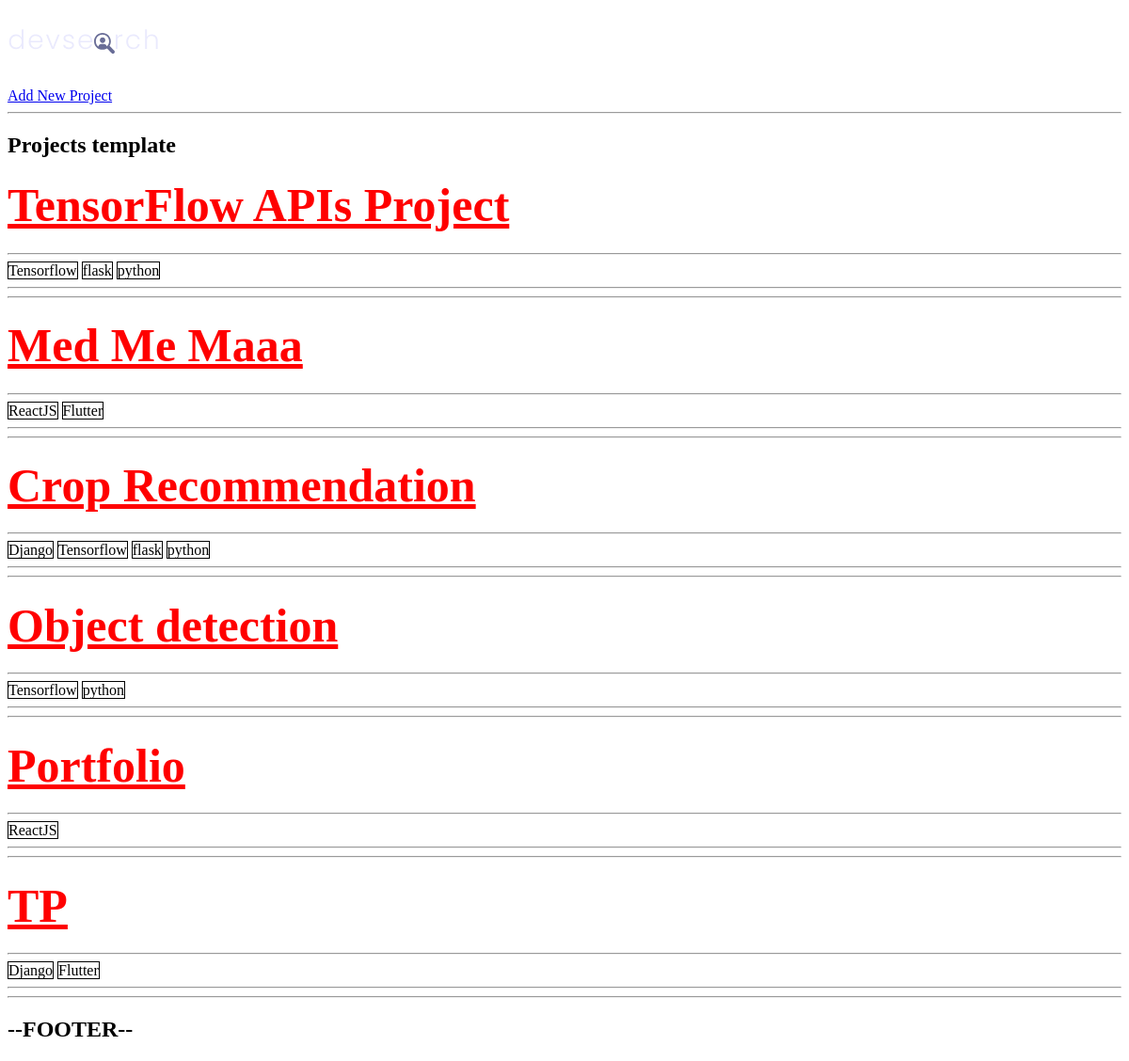
Before: /projects/ with the older database file.
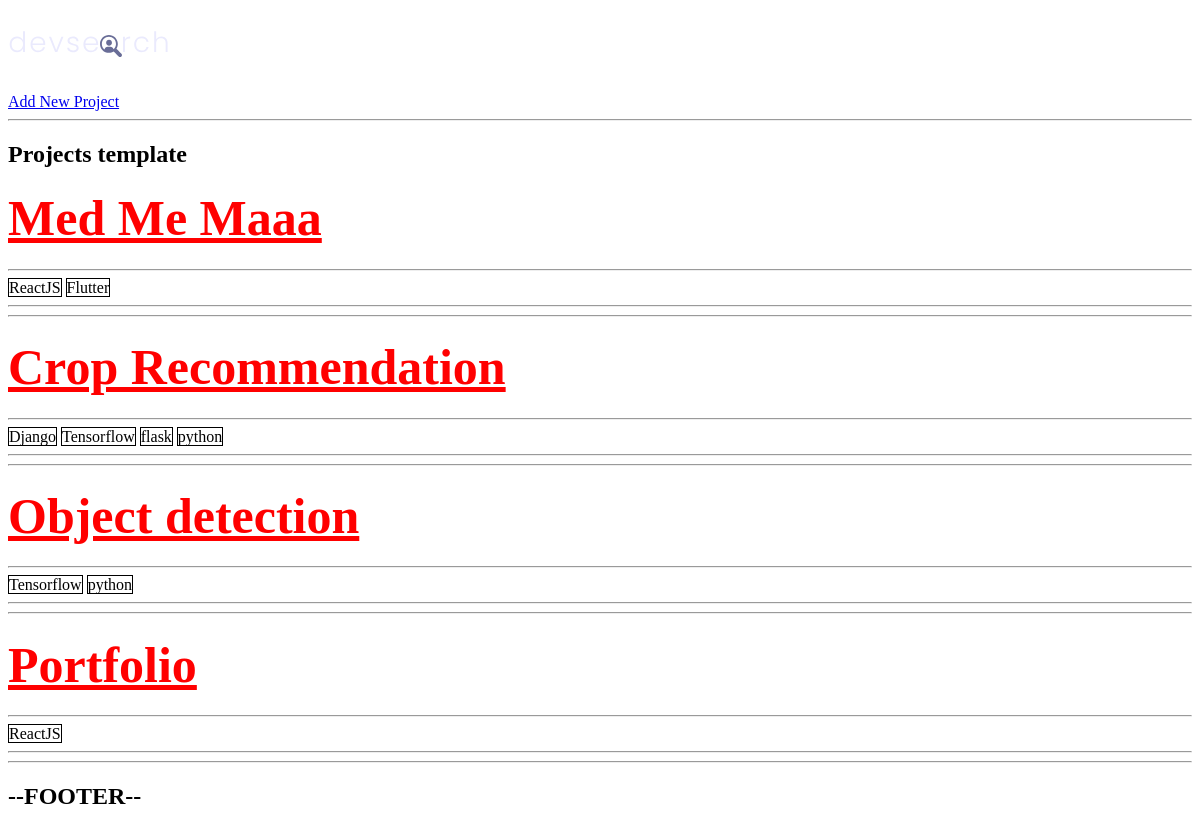
After: the same page with the newer database file.
### projects/models.py (models this page shows, shortened)
class Project(models.Model):
    title = models.CharField(max_length = 200)
    description = models.TextField(null = True, blank = True)
    demo_link = models.CharField(max_length=2000, null =True, blank = True)
    source_link = models.CharField(max_length=2000, null = True, blank = True)
    featured_image = models.ImageField(null = True, blank = True, default = "default")
    created = models.DateTimeField(auto_now_add=True)
    tags = models.ManyToManyField('Tag', blank = True)
    votes_total = models.IntegerField(default=0, null = True, blank = True)
    votes_ratio = models.IntegerField(default=0, null = True, blank = True)
    id = models.UUIDField(default=uuid.uuid4, unique=True,primary_key=True, editable=False)

class Tag(models.Model):
    name = models.CharField(max_length=200)
    id = models.UUIDField(default=uuid.uuid4, unique = True, primary_key=True, editable=False)
    created = models.DateTimeField(auto_now_add = True)
    def __str__(self):
        return self.name

### projects/views.py (the view)
# urls.py: path('projects/', include('projects.urls')),
def projects(request):
        projects = Project.objects.all()
        return render(request, 'projects/projects.html', {'projects':projects})

### projects/templates/projects/projects.html
{% extends 'main.html' %}
{% block content %}<h2>Projects template</h2>
{% for project in projects %} <h1> <a href="{% url 'project' project.id%}"> {{project.title}}</a></h1><hr> {% for tag in  project.tags.all%} <span style = "border: 1px solid black">{{tag}}</span>{% endfor %} <hr><hr>{% endfor %}
{% endblock content %}

### templates/main.html (shortened to what this page needs)
<!DOCTYPE html>
{% load static %}
<html lang="en">
<head>
    <link rel="stylesheet" href="{% static 'styles/main.css' %}">
</head>
<body>
    {% include 'navbar.html' %}
    {% block content %}
    {% endblock content %}
    <h2>--FOOTER--</h2>
</body>
</html>

### templates/navbar.html
{% load static %}
<h1><img src=" {% static 'images/logo.svg' %} " alt=""></h1>
<a href="{% url 'create-project' %}">
    Add New Project
</a>
<hr>

### static/styles/main.css (style rules this page uses)
h1 a { font-size: 50px; color: red; }

Changed rows visible on the page:
removed Project: title "TensorFlow APIs Project", Tag (name "Tensorflow"), Tag (name "flask"), Tag (name "python")
removed Project: title "TP", Tag (name "Django"), Tag (name "Flutter")
